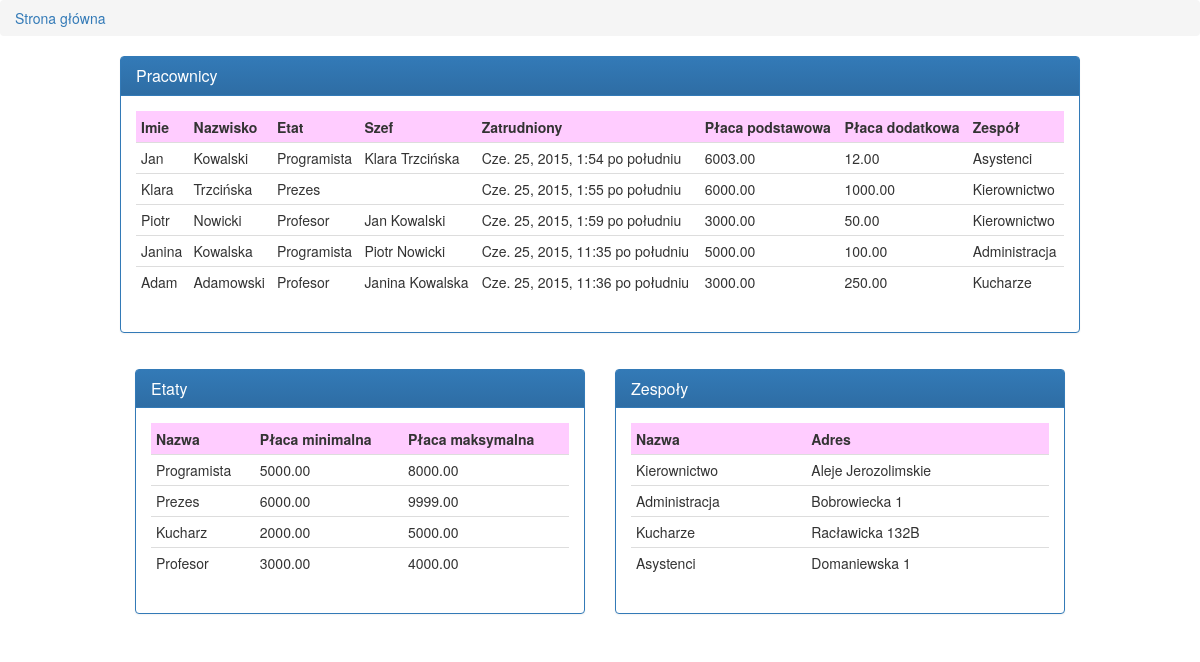
The page / on the database its author committed.
### pracownicy/models.py (models this page shows, shortened)
class Pracownicy(models.Model):
    imie = models.CharField(max_length=50)
    nazwisko = models.CharField(max_length=50)
    ID_etatu = models.ForeignKey(Etaty)
    ID_szefa = models.ForeignKey("self",null=True,blank=True)
    zatrudniony = models.DateTimeField('data zatrudnienia')
    placa_pod = models.DecimalField(max_digits=6,decimal_places=2)
    placa_dod = models.DecimalField(max_digits=6,decimal_places=2,default=0)
    ID_zespolu = models.ForeignKey(Zespoly,null=True,blank=True)

class Etaty(models.Model):
    nazwa = models.CharField(max_length=50)
    placa_od = models.DecimalField(max_digits=6,decimal_places=2)
    placa_do = models.DecimalField(max_digits=6,decimal_places=2)

class Zespoly(models.Model):
    nazwa = models.CharField(max_length=50)
    adres = models.CharField(max_length=100)

### pracownicy/views.py (the view)
# urls.py: url(r'^$', views.pokazWszystko),
def pokazWszystko(request):
    pracownicy = models.Pracownicy.objects.all()
    etaty = models.Etaty.objects.all()
    zespoly = models.Zespoly.objects.all()
    return render(request, 'wszystko.html', locals())

### templates/wszystko.html
{% extends "index.html" %}
{% block content %}
    <ul class="breadcrumb">
        <li><a href="/">Strona główna</a></li>
    </ul>
    {% block pracownicy %}
    <div class="main panel panel-primary">
        <div class="panel-heading"><h3 class="panel-title"><a href="/pracownicy/">Pracownicy</a></h3></div>
        <div class="panel-body">
        <table class="table table-hover table-condensed">
            <tr>
                <th>Imie</th>
                <th>Nazwisko</th>
                <th>Etat</th>
                <th>Szef</th>
                <th>Zatrudniony</th>
                <th>Płaca podstawowa</th>
                <th>Płaca dodatkowa</th>
                <th>Zespół</th>
            </tr>
            {% for p in pracownicy %}
            <tr id="{{ p.pk }}" class="clickable-row-all-pracownicy">
                <td>{{p.imie}}</td>
                <td>{{ p.nazwisko }}</td>
                <td>{{ p.ID_etatu.nazwa }}</td>
                <td>{{ p.ID_szefa.imie }} {{ p.ID_szefa.nazwisko }}</td>
                <td>{{ p.zatrudniony }}</td>
                <td>{{ p.placa_pod }}</td>
                <td>{{ p.placa_dod }}</td>
                <td>{{ p.ID_zespolu.nazwa }}</td>
            </tr>
            {% endfor %}
        </table>
        </div>
        </div>
    {% endblock %}
        <div class="row main razem">
    {% block etaty %}
        <div class="col-md-6">
        <div class="panel panel-primary">
        <div class="panel-heading"><h3 class="panel-title"><a href="/etaty/">Etaty</a></h3></div>
        <div class="panel-body">
        <table class="table table-hover table-condensed">
            <tr>
                <th>Nazwa</th>
                <th>Płaca minimalna</th>
                <th>Płaca maksymalna</th>
            </tr>
            {% for e in etaty %}
            <tr id="{{ e.pk }}" class="clickable-row-all-etaty">
                <td>{{ e.nazwa }}</td>
                <td>{{ e.placa_od }}</td>
                <td>{{ e.placa_do }}</td>
            </tr>
            {% endfor %}
        </table>
    </div>
    </div>
        </div>
    {% endblock etaty %}
    {% block zespoly %}
        <div class="col-md-6">
        <div class="panel panel-primary">
        <div class="panel-heading"><h3 class="panel-title"><a href="/zespoly/">Zespoły</a></h3></div>
        <div class="panel-body">
        <table class="table table-hover table-condensed">
            <tr>
                <th>Nazwa</th>
                <th>Adres</th>
            </tr>
            {% for z in zespoly %}
            <tr id="{{ z.pk }}" class="clickable-row-all-zespoly">
                <td>{{ z.nazwa }}</td>
                <td>{{ z.adres }}</td>
            </tr>
            {% endfor %}
        </table>
    </div>
    </div>
        </div>
    {% endblock zespoly %}
    </div>
{% endblock %}

### templates/index.html (shortened to what this page needs)
<!DOCTYPE html>
<html>
{% block skrypty %}
        <link rel="stylesheet" href="https://maxcdn.bootstrapcdn.com/bootstrap/3.3.4/css/bootstrap.min.css">
        <link rel="stylesheet" href="https://maxcdn.bootstrapcdn.com/bootstrap/3.3.4/css/bootstrap-theme.min.css">
        <link rel="stylesheet" href="/static/main.css">
{% endblock %}
<head>
</head>
<body>
{% block content %}
{% endblock %}
</body>
</html>

### pracownicy/static/main.css (style rules this page uses)
.table>tbody>tr>th, .table>tfoot>tr>th, .table>thead>tr>th { border-top-color: #ffccff; background-color: #ffccff; }
.main { width: 80%; margin: 1em auto 0 auto; }
.razem { margin-top: 36px; }

### rows shown on the page
Pracownicy: imie "Jan", nazwisko "Kowalski", ID_etatu.nazwa "Programista", ID_szefa.imie "Klara", ID_szefa.nazwisko "Trzcińska", zatrudniony "Cze. 25, 2015, 1:54 po południu", placa_pod "6003.00", placa_dod "12.00", ID_zespolu.nazwa "Asystenci"
Pracownicy: imie "Klara", nazwisko "Trzcińska", ID_etatu.nazwa "Prezes", zatrudniony "Cze. 25, 2015, 1:55 po południu", placa_pod "6000.00", placa_dod "1000.00", ID_zespolu.nazwa "Kierownictwo"
Pracownicy: imie "Piotr", nazwisko "Nowicki", ID_etatu.nazwa "Profesor", ID_szefa.imie "Jan", ID_szefa.nazwisko "Kowalski", zatrudniony "Cze. 25, 2015, 1:59 po południu", placa_pod "3000.00", placa_dod "50.00", ID_zespolu.nazwa "Kierownictwo"
Pracownicy: imie "Janina", nazwisko "Kowalska", ID_etatu.nazwa "Programista", ID_szefa.imie "Piotr", ID_szefa.nazwisko "Nowicki", zatrudniony "Cze. 25, 2015, 11:35 po południu", placa_pod "5000.00", placa_dod "100.00", ID_zespolu.nazwa "Administracja"
Pracownicy: imie "Adam", nazwisko "Adamowski", ID_etatu.nazwa "Profesor", ID_szefa.imie "Janina", ID_szefa.nazwisko "Kowalska", zatrudniony "Cze. 25, 2015, 11:36 po południu", placa_pod "3000.00", placa_dod "250.00", ID_zespolu.nazwa "Kucharze"
Etaty: nazwa "Programista", placa_od "5000.00", placa_do "8000.00"
Etaty: nazwa "Prezes", placa_od "6000.00", placa_do "9999.00"
Etaty: nazwa "Kucharz", placa_od "2000.00", placa_do "5000.00"
Etaty: nazwa "Profesor", placa_od "3000.00", placa_do "4000.00"
Zespoly: nazwa "Kierownictwo", adres "Aleje Jerozolimskie"
Zespoly: nazwa "Administracja", adres "Bobrowiecka 1"
Zespoly: nazwa "Kucharze", adres "Racławicka 132B"
Zespoly: nazwa "Asystenci", adres "Domaniewska 1"
